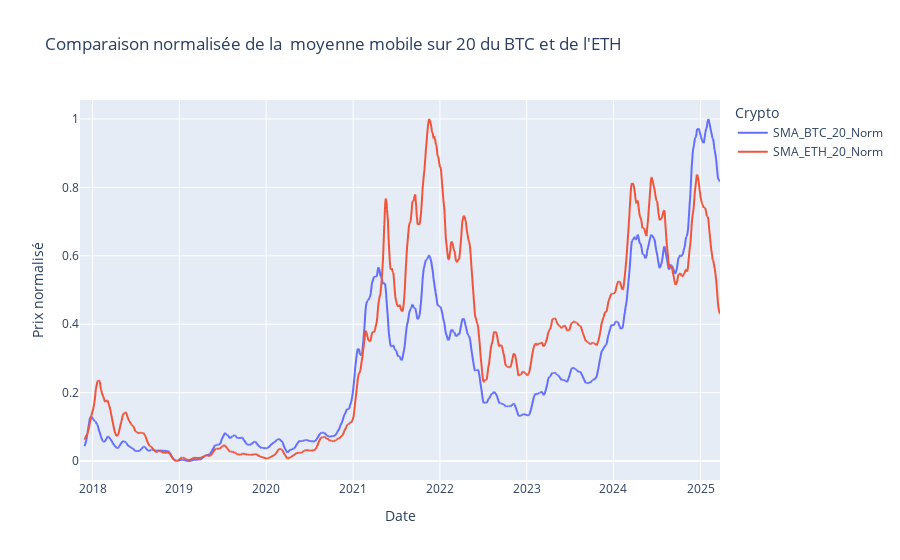

The notebook cell saved with this chart:
### Code cell
data[["SMA_BTC_20_Norm", "SMA_ETH_20_Norm"]] = scaler.fit_transform(data[["SMA_BTC_20", "SMA_ETH_20"]])

# Visualisation avec Plotly
fig_norm_20 = px.line(data, x=data.index, y=["SMA_BTC_20_Norm", "SMA_ETH_20_Norm"],
              labels={"value": "Prix normalisé", "variable": "Crypto"},
              title="Comparaison normalisée de la  moyenne mobile sur 20 du BTC et de l'ETH")

# Affichage du graphique
fig_norm_20.show()

### Figure 1 — Plotly figure (JSON) as saved in the notebook; plotly's stock layout.template omitted (floating-point values rounded to 4 significant figures; data arrays with more than 128 entries replaced by an {"elided": "..."} marker saying what was removed)
{"data": [{"hovertemplate": "Crypto=SMA_BTC_20_Norm<br>Date=%{x}<br>Prix normalisé=%{y}<extra></extra>", "legendgroup": "SMA_BTC_20_Norm", "line": {"color": "#636efa", "dash": "solid"}, "marker": {"symbol": "circle"}, "mode": "lines", "name": "SMA_BTC_20_Norm", "showlegend": true, "type": "scattergl", "x": {"elided": "2692 str values"}, "xaxis": "x", "y": {"elided": "2692 float values"}, "yaxis": "y"}, {"hovertemplate": "Crypto=SMA_ETH_20_Norm<br>Date=%{x}<br>Prix normalisé=%{y}<extra></extra>", "legendgroup": "SMA_ETH_20_Norm", "line": {"color": "#EF553B", "dash": "solid"}, "marker": {"symbol": "circle"}, "mode": "lines", "name": "SMA_ETH_20_Norm", "showlegend": true, "type": "scattergl", "x": {"elided": "2692 str values"}, "xaxis": "x", "y": {"elided": "2692 float values"}, "yaxis": "y"}], "layout": {"legend": {"title": {"text": "Crypto"}, "tracegroupgap": 0}, "title": {"text": "Comparaison normalisée de la  moyenne mobile sur 20 du BTC et de l'ETH"}, "xaxis": {"anchor": "y", "domain": [0, 1], "title": {"text": "Date"}}, "yaxis": {"anchor": "x", "domain": [0, 1], "title": {"text": "Prix normalisé"}}}}
